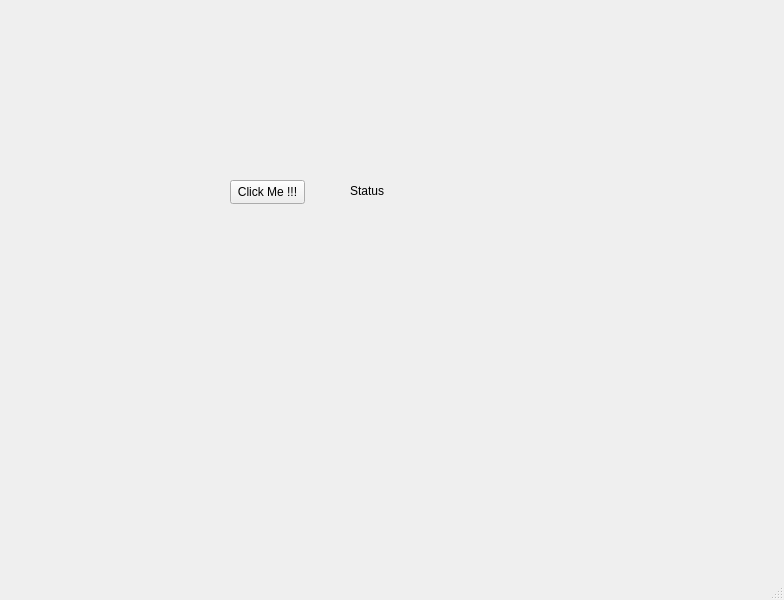
<?xml version="1.0" encoding="UTF-8"?>
<ui version="4.0">
 <class>MainWindow</class>
 <widget class="QMainWindow" name="MainWindow">
  <property name="geometry">
   <rect>
    <x>0</x>
    <y>0</y>
    <width>784</width>
    <height>600</height>
   </rect>
  </property>
  <property name="windowTitle">
   <string>MainWindow</string>
  </property>
  <widget class="QWidget" name="centralwidget">
   <widget class="QPushButton" name="pushButtonClose">
    <property name="geometry">
     <rect>
      <x>230</x>
      <y>180</y>
      <width>75</width>
      <height>24</height>
     </rect>
    </property>
    <property name="text">
     <string>Click Me !!!</string>
    </property>
   </widget>
   <widget class="QLabel" name="label">
    <property name="geometry">
     <rect>
      <x>350</x>
      <y>170</y>
      <width>211</width>
      <height>41</height>
     </rect>
    </property>
    <property name="text">
     <string>Status</string>
    </property>
   </widget>
  </widget>
  <widget class="QMenuBar" name="menuBar">
   <property name="geometry">
    <rect>
     <x>0</x>
     <y>0</y>
     <width>784</width>
     <height>22</height>
    </rect>
   </property>
  </widget>
  <widget class="QStatusBar" name="statusbar"/>
 </widget>
 <resources/>
 <connections/>
</ui>
